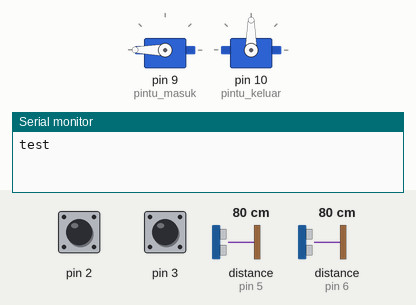
The sketch below on a simulated Arduino Uno, built with avr-gcc and run on an emulated ATmega328P. Parts: 2 × servo, the last lines printed to the serial monitor. Inputs (shaded band) come from the test bench; at power-on: pin 2 HIGH, pin 3 HIGH, distance to the obstacle (sensors on pin 5, pin 6) 80 cm. The echo pulse lasts 58.3 µs per cm.

Above: at 1.2 s.
1.3 s: pin 2 pulled LOW for 3.2 s
At 2.0 s:
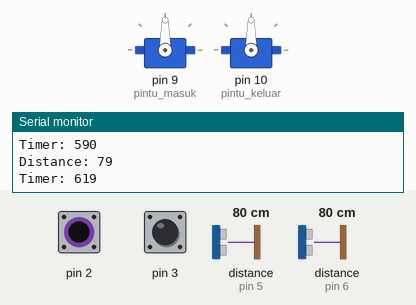
7.0 s: pin 3 pulled LOW for 0.15 s
At 8.5 s:
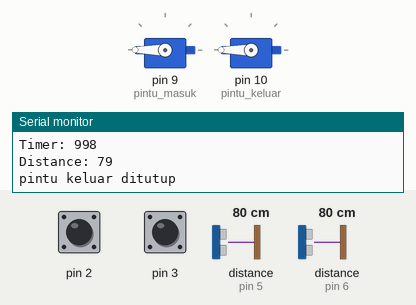
9.5 s: pin 2 pulled LOW for 0.15 s
At 10.3 s:
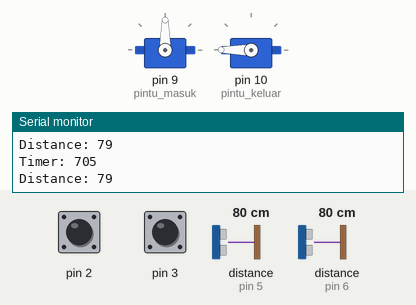
12.0 s: pin 3 pulled LOW for 3.2 s
At 12.5 s:
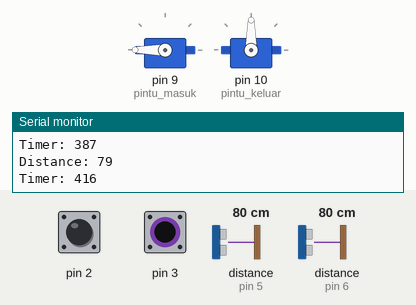
16.7 s: pin 2 driven LOW and pin 3 driven LOW
At 18.6 s:
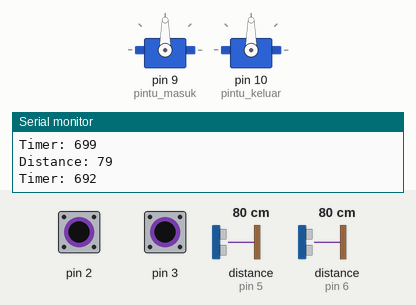
19.7 s: distance to the obstacle (sensor on pin 5) set to 2 cm
At 20.4 s:
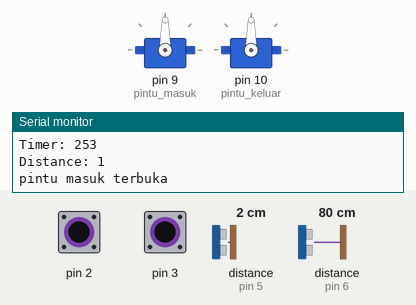
Timing chart, 0 to 23.7 s (numbered marks = the images above; inputs shaded):
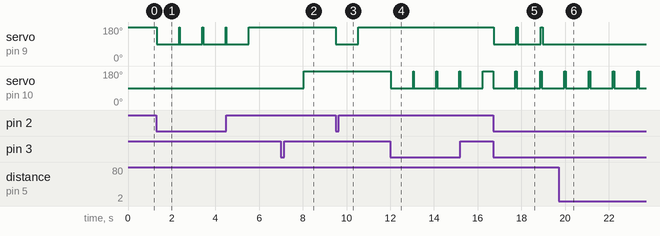

The sketch:

arduino_2.ino
```cpp
#include <Servo.h>

#define pin_trigger_pintu_masuk 4
#define pin_echo_pintu_masuk 5

#define pin_trigger_pintu_keluar 7
#define pin_echo_pintu_keluar 6

bool pintu_masuk_sudah_tertutup = true;
bool pintu_keluar_sudah_tertutup = true;

Servo pintu_masuk;  // Create a servo object
Servo pintu_keluar;

void setup() {

  pintu_masuk.attach(9);  // Attach the servo to pin 9
  pintu_keluar.attach(10);

  pintu_masuk.write(180);
  pintu_keluar.write(90);

  Serial.begin(9600);
  Serial.println("test");
  pinMode(2, INPUT_PULLUP);
  pinMode(3, INPUT_PULLUP);


  pinMode(pin_trigger_pintu_masuk, OUTPUT);
  pinMode(pin_trigger_pintu_keluar, OUTPUT);

  pinMode(pin_echo_pintu_masuk, INPUT);
  pinMode(pin_echo_pintu_masuk, INPUT);
}

int baca_sensor_pintu(uint8_t pin_trigger, uint8_t pin_echo)
{
  digitalWrite(pin_trigger, HIGH);
  delayMicroseconds(10);
  digitalWrite(pin_trigger, LOW);
  int test = pulseIn(pin_echo,HIGH)*0.034 / 2;
  Serial.println("Distance: "+String(test));
  delay(10);
  return test;
}

unsigned long timer1 = 0, timer2 = 0;
uint16_t lama_delay = 1000;

void loop() {


  if(!digitalRead(2) || !pintu_masuk_sudah_tertutup)
  {
    uint16_t jarak = baca_sensor_pintu(pin_trigger_pintu_masuk, pin_echo_pintu_masuk);

    if(jarak<=3 || pintu_masuk_sudah_tertutup)
    {
      pintu_masuk_sudah_tertutup = false;
      pintu_masuk.write(90);
      Serial.println("pintu masuk terbuka");
      timer1 = millis();
    }
    else if(jarak>3 && millis()-timer1 > lama_delay)
    {
      pintu_masuk_sudah_tertutup = true;
      pintu_masuk.write(180);
      Serial.println("pintu masuk ditutup");
    }
    else
    {
      int anjeng = millis()-timer1;
      Serial.println();
      Serial.println("Timer: "+String(anjeng));
    }
  }


  if(!digitalRead(3) || !pintu_keluar_sudah_tertutup)
  {
    uint16_t jarak = baca_sensor_pintu(pin_trigger_pintu_keluar, pin_echo_pintu_keluar);

    if(jarak<=4 || pintu_keluar_sudah_tertutup)
    {
      pintu_keluar_sudah_tertutup = false;
      pintu_keluar.write(90);
      Serial.println("pintu keluar terbuka");
      timer2 = millis();
    }
    else if(jarak>4 && millis()-timer2 > lama_delay)
    {
      pintu_keluar.write(180);
      pintu_keluar_sudah_tertutup = true;
      Serial.println("pintu keluar ditutup");
    }
    else
    {
      int anjeng = millis()-timer2;
      Serial.println();
      Serial.println("Timer: "+String(anjeng));
    }
  }

}
```

Measured:
- after the input at 1.3 s, servo on pin 9 (pintu_masuk): 180° → 90° at once, → 180° 4.2 s later
- after the input at 7.0 s, servo on pin 10 (pintu_keluar): 90° → 180° after 1.0 s
- after the input at 9.5 s, servo on pin 9 (pintu_masuk): 180° → 90° at once, → 180° 1.0 s later
- after the input at 12.0 s, servo on pin 10 (pintu_keluar): 180° → 90° at once, → 180° 4.2 s later
- after the input at 16.7 s, servo on pin 9 (pintu_masuk), servo on pin 10 (pintu_keluar): alternates 180° for 0.07 s and 90° for 1.0 s, starting at once
- after the input at 19.7 s, servo on pin 9 (pintu_masuk): stops changing and stays 90°
